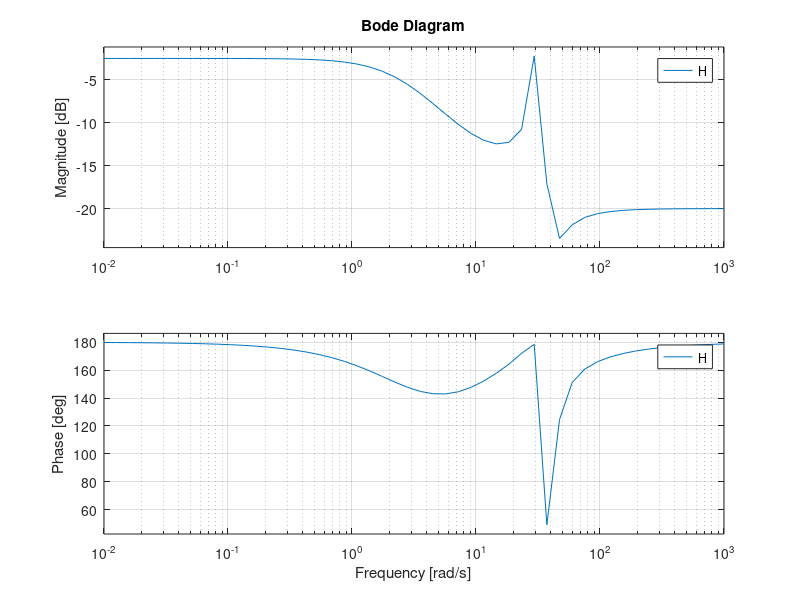
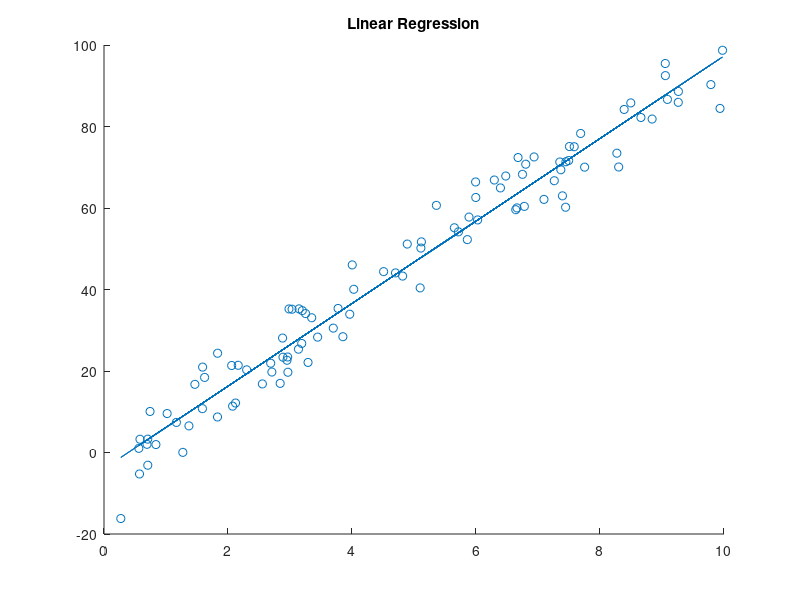
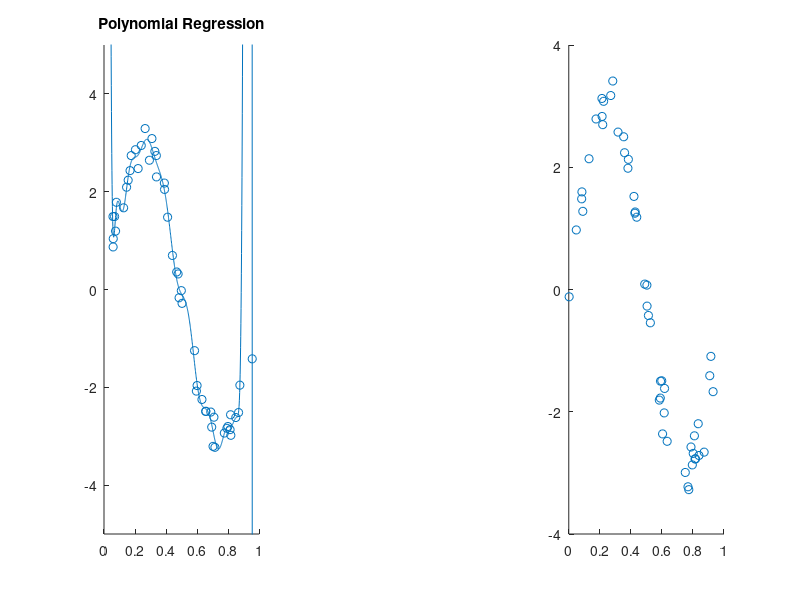

Reproduce these figures in MATLAB, in order. (Note: this script raises an error after producing the figures.)
clear all; close all;

%% BODE PLOTS
H = tf([-0.1,-2.4,-181,-1950],[1,3.3,990,2600]);
w = logspace(-2,3);
bode(H,w)
grid on

%% MACHINE LEARNING
figure;
%% Linear Regression
% Linear Regression (Generation)
a = 10;
b = -3.5;
x = 10*rand(100,1);
Y = a*x+b+5*randn(100,1);
scatter(x,Y)
% Linear Regression (Learning)
X = [ones(100,1) x];
L = X\Y
new_y = linspace(100,1)*L(2)+L(1)
hold on
plot(x,X*L)
title('Linear Regression')
hold off

%% Polynomial Regression
% Polynomial Regression (Generation)
figure;
n = 50;
a = 3;
b = 2*pi;
x = 1*rand(n,1);
Y = a*sin(b*x)+0.25*(randn(n,1));
subplot(131)
scatter(x,Y)
% Polynomial Regression (Learning)
X = [ones(n,1) bsxfun(@power,x,(1:24))];
L = X\Y
hold on
x = linspace(0,1,1000).';
X = [ones(1000,1), bsxfun(@power,x,(1:24))];
plot(linspace(0,1,1000),X*L)
title('Polynomial Regression')
axis([0 1 -5 5])
hold off

n = 50;
a = 3;
b = 2*pi;
X = 1*rand(n,1);
Y = a*sin(b*X)+0.25*(randn(n,1));
X = [ones(n,1) bsxfun(@power,X,(1:24))];
subplot(133)
scatter(X(:,2),Y)
hold on
%lasso (L1) regression
[B1, FitInfo1] = lasso(X,Y,'Alpha',1,'Lambda',0.0005); 
 %ridge (L2) regression
[B, FitInfo] = lasso(X,Y,'Alpha',1e-20,'Lambda',0.0005);
x = linspace(0,1,n).';
x = [ones(n,1), bsxfun(@power,x,(1:24))];
y = x*B;
plot(x(:,2),y)
title('Ridge (L2) Regression')
axis([0 1 -5 5])
hold off

subplot(132)
scatter(X(:,2),Y)
hold on
y = x*B1;
plot(x(:,2),y)
title('Lasso (L1) Regression')
axis([0 1 -5 5])
hold off

%% Cross Validation 
figure;
% For choosing parameters
n = 50;
a = 3;
b = 2*pi;
x = 1*rand(n,1);
y = a*sin(b*x)+0.25*(randn(n,1));
scatter(x,y)

se = zeros(3,1);

ind = randperm(n);
cv_ind = reshape(ind, 5, 10);
lambda_vec = [1e-5 1e-4 1e-3];
for i = 1:length(lambda_vec)
    for j = 1:10
       training_mtx = cv_ind(1:end,1:9);
       testing_vec = cv_ind(1:end,10);
       y_train = y(training_mtx(:));
       x_train = x(training_mtx(:));
       x_train = [ones(45,1) bsxfun(@power,x_train,(1:24))];
       x_test = x(testing_vec);
       x_test = [ones(5,1) bxsfun(@power,x_test,(1:24))];
       y_test = y(testing_vec);
       
       [B, FitInfo1] = lasso(x_train,y_train,'Alpha',1,'Lambda',lambda_vec(i));
       
       y_estimate = FitInfo.Intercept + x_test*B;
       se(i) = se(i) + sum((y_estimate-y_test).^2);
       cv_ind = circshift(cv_ind,1,2);
    end
end
mse = se/50;
[min_val,min_ind] = min(mse);
lambda_winner = lambda_vec(min_ind)
[B, FitInfo1] = lasso([ones(50,1), x.^(1:24)],y,'Alpha',1,'Lambda',lambda_winner);
X = linspace(0,1,1000);
plot(X,[ones(1000,1), (X.').^(1:24)]*B)
hold on
scatter(x,y)
hold off
